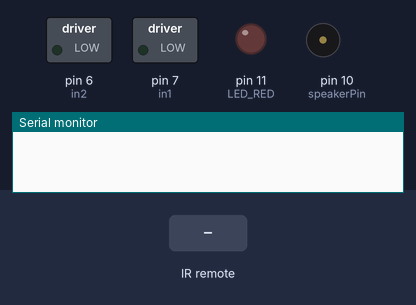
Simulated run of this sketch. Board: Arduino Uno, built with avr-gcc and run on an emulated ATmega328P. Shown: switched loads named in the sketch (green lamp = pin HIGH), output pins drawn as LEDs (lit = HIGH), buzzer (waves = sounding, pin HIGH), the last lines printed to the serial monitor. Wiring (inferred from the names in the program): IR receiver: data pin 8. The inputs (shaded band) are chosen by the test bench.

Above: at 0.01 s.
At 1.2 s:
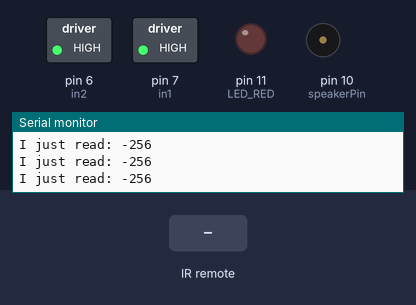
1.3 s: infrared code 0xFF00 received
Timing chart, 0 to 4.3 s (numbered marks = the images above; inputs shaded):
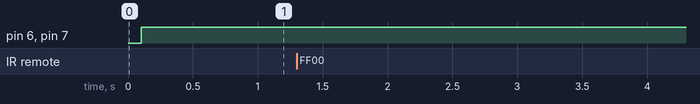

The sketch:

cs207project.ino
```cpp
/*By: Liyi Zhu Project: cs207 project
//NORMAL -256
//VOL+ -511
//VOL- -2551
//LEFT -1276
//RIGHT -1786
//PLAY -1531
//1 -4336
//2 -4591
//3 -4846
//4 -5356
//5 -5611
//6 -5866
//7 -6376
//8 -6631
//9 -6886
//SOURCE https://www.dfrobot.com/wiki/index.php/IR_Remote_Control_Lesson#Code_Sample
  SOURCE https://gist.github.com/StevenNunez/6786124
*/

#define in1 7
#define in2 6
#define speakerPin  10                        //Connect Buzzer to Digital Pin 10
#define LED_RED 11                        //Connect a Red LED to Digital Pin 11
#define IR_IN   8                         //Connect the Infrared receiver to Digital Pin 8

int length = 70; // the number of notes
String notes[] = {"G4","G4", "G4", "D#4/Eb4", "A#4/Bb4", "G4", "D#4/Eb4","A#4/Bb4", "G4", "D5", "D5", "D5", "D#5/Eb5", "A#4/Bb4", "F#4/Gb4", "D#4/Eb4","A#4/Bb4", "G4", "G5","G4","G4","G5","F#5/Gb5", "F5","E5","D#5/Eb5","E5", "rest", "G4", "rest","C#5/Db5","C5","B4","A#4/Bb4","A4","A#4/Bb4", "rest", "D#4/Eb4", "rest", "F#4/Gb4", "D#4/Eb4","A#4/Bb4", "G4" ,"D#4/Eb4","A#4/Bb4", "G4"}; // a space represents a rest
int beats[] = { 8, 8, 8, 6, 2, 8, 6 , 2 ,16 , 8, 8, 8, 6, 2, 8, 6, 2, 16,8,6,2,8,6,2,2, 2, 2,6,2,2,8,6,2,2,2,2,6,2,2,9,6,2,8,6,2,16  };
int tempo = 50;

int Pulse_Width=0;                       //Pulse width
int  ir_code=0x00;                       //IR command code

void playTone(int tone, int duration) {
  for (long i = 0; i < duration * 1000L; i += tone * 2) {
    digitalWrite(speakerPin, HIGH);
    digitalWrite(LED_RED,HIGH);
    delayMicroseconds(tone);
    digitalWrite(speakerPin, LOW);
    digitalWrite(LED_RED,LOW);
    delayMicroseconds(tone);
  }
}

void playNote(String note, int duration) {
  String names[] = { "D#4/Eb4", "E4", "F4", "F#4/Gb4", "G4", "G#4/Ab4", "A4", "A#4/Bb4", "B4", "C5", "C#5/Db5", "D5", "D#5/Eb5", "E5", "F5", "F#5/Gb5", "G5", "G#5/Ab5", "A5", "A#5/Bb5", "B5", "C6", "C#6/Db6", "D6", "D#6/Eb6", "E6", "F6", "F#6/Gb6", "G6" };
  int tones[] = { 1607, 1516, 1431, 1351, 1275, 1203, 1136, 1072, 1012, 955, 901, 851, 803, 758, 715, 675, 637, 601, 568, 536, 506, 477, 450, 425, 401, 379, 357, 337, 318 };

  // play the tone corresponding to the note name
  for (int i = 0; i < 29; i++) {
    if (names[i] == note) {
      playTone(tones[i], duration);
    }
  }
}

void timer1_init(void){                  //Initilize timer
    TCCR1A = 0X00;
    TCCR1B = 0X05;
    TCCR1C = 0X00;
    TCNT1  = 0X00;
    TIMSK1 = 0X00;
}

void remote_deal(void){                         //Get IR command
  Serial.print("I just read: "); //Print some text
  Serial.println(ir_code);     //Print pot_value and go to next line
    switch(ir_code){
    case 0xff00:                                //Press stop button on the remote controller
        digitalWrite(LED_RED,LOW);              //Turn off red led
        digitalWrite(speakerPin,LOW);               //Silence the buzzer
        digitalWrite(in1, HIGH);
        digitalWrite(in2, HIGH);
        break;
    case -511:                                //Press VOL+ button
        digitalWrite(LED_RED,HIGH);             //Turn off Red LED
        break;
    case -1531:
    {
        for (int i = 0; i < 46; i++) {
        if (notes[i] == "rest")
        {
        delay(beats[i] * tempo); // rest
        }
        else
        {
        playNote(notes[i], beats[i] * tempo);
        Serial.print(i); //Print some text
        delay(100);
        }

        // pause between notes
        delay(tempo / 2);
        }
    }
    case -4591:
    {
      digitalWrite(in1, LOW);
      digitalWrite(in2, HIGH);
      analogWrite(in1, 250);
      analogWrite(in2, 250);
    }
}
}

char logic_value(){                                         // The function determine the logic value "1" and "0".
    while(!(digitalRead(8)));                               //Wait low
    Pulse_Width = TCNT1;
    TCNT1 = 0;
    if( Pulse_Width >= 7 && Pulse_Width <= 10 ){               //low level 560us
        while(digitalRead(8));                                //Value is high, then wait.
        Pulse_Width = TCNT1;
        TCNT1=0;
        if( Pulse_Width >= 7 && Pulse_Width <= 10 )            //High level 560us
             return 0;
        else if( Pulse_Width >= 25 && Pulse_Width <= 27 )      //High level 1.7ms
             return 1;
    }
    return -1;
}

void pulse_deal()  {                                 //Receive address code and command code pulse function
    int i;
    // Run 8 zeros
    for(i=0; i<8; i++) {
      if( logic_value() != 0 )                       //If it isn't 0.
          return;
    }
    // Run 6 ones
    for(i=0; i<6; i++) {
      if(logic_value()!= 1)                        //If it isn't 1.
          return;
    }
    // Run 1 zero
    if(logic_value()!= 0)                          //If it isn't 0.
        return;
    //Run 1 one
    if(logic_value()!= 1)                          //If it isn't 1.
        return;

    //decode the commands of IR remote control codes
    ir_code = 0x00;                                  //clear
    for(i=0; i<16;i++ )  {
      if(logic_value() == 1)   {
        ir_code |=(1<<i);
      }
    }
}

void remote_decode(void){                          //decode function
    TCNT1 = 0X00;
    while(digitalRead(8)){                         // Value is high, then wait.
      if(TCNT1>=1563) {                            // High level duration exceeds 100ms,which means "no button pressed".
        ir_code = 0xff00;
        return;
      }
    }

    // High level duration doesn't exceed 100ms.
    TCNT1 = 0X00;
    while(!(digitalRead(8)));                           // wait low
    Pulse_Width=TCNT1;
    TCNT1 = 0;
    if(Pulse_Width>=140&&Pulse_Width<=141) {            // 9ms
        while(digitalRead(8));                          //Value is high, then wait.
        Pulse_Width=TCNT1;
        TCNT1=0;
        if(Pulse_Width>=68&&Pulse_Width<=72) {          //4.5ms
          pulse_deal();
          return;
        }
        else if(Pulse_Width>=34&&Pulse_Width<=36){     //2.25ms
          while(!(digitalRead(8)));                    //wait low
          Pulse_Width=TCNT1;
          TCNT1=0;
          if(Pulse_Width>=7&&Pulse_Width<=10){         //560us
            return;
          }
        }
    }
}

void setup(){
  unsigned char i;
  pinMode(LED_RED,OUTPUT);                      //Set red led pin output
  pinMode(speakerPin,OUTPUT);                       //Set buaaer pin output
  pinMode(IR_IN,INPUT);                         //Set ir receiver input
  pinMode(in1, OUTPUT);
  pinMode(in2, OUTPUT);
  Serial.begin(9600);
}

void loop(){
  timer1_init();                                //timer init
  while(1){
    remote_decode();                            //decode
    remote_deal();                              //Run decodeerout
  }
}
```
